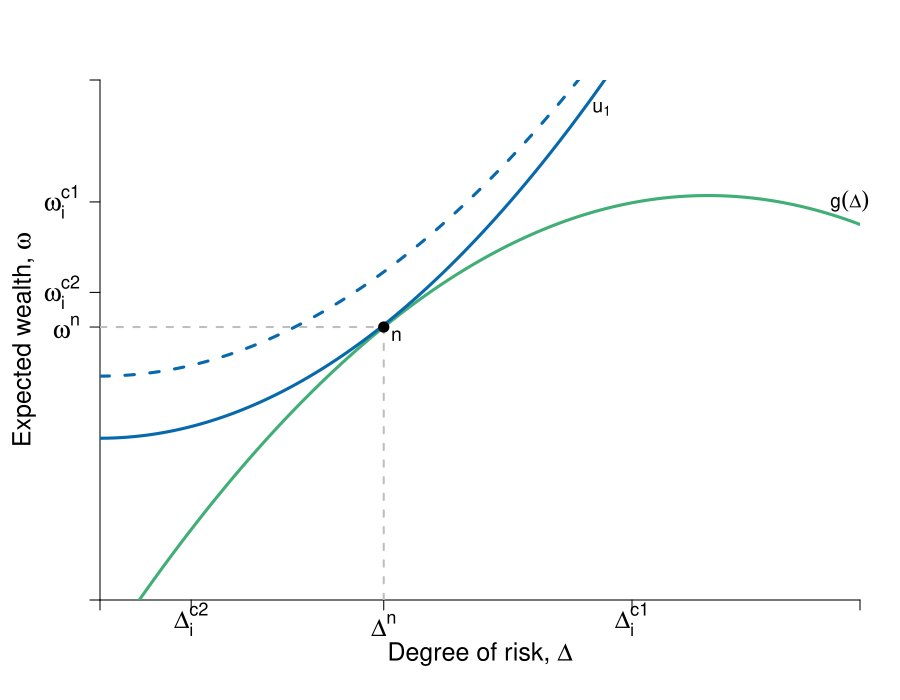

The script that saved this image:
#Graph Designer: Simon Halliday & Madeleine Wettach '20
#Authors: Bowles, Foley and Halliday
#Title: Microeconomics: Competition, Conflict and Coordination

require(shape)
library(pBrackets)
pdf(file = "risk/step_by_step_graphs_4/risk_return_insurance_a_step2.pdf", width = 9, height = 7)

#Set parameters for graphics
axislabelsize <- 1.5
labelsize <- 1.2
graphlinewidth <- 3
segmentlinewidth <- 2
a <- c(2, 4, 6)


COL <- c("#7fc97f", "#beaed4", "#fdc086", "#ffff99", "#386cb0", "#f0027f", "#bf5b17", "#666666")
COLA <- c("#e0f3db", "#99d8c9","#66c2a4","#41ae76", "#238b45", "#005824")
COLB <- c("#c6dbef", "#4eb3d3", "#2b8cbe", "#0868ac","#084081")
COLC <- c("#fcfbfd", "#efedf5", "#dadaeb", "#bcbddc", "#9e9ac8", "#807dba", "#6a51a3", "#54278f", "#3f007d")

par(mar =  c(5, 5, 4, 2))
xlims <- c(0, 15)
ylims <- c(0, 18)

riskreturn <- function(g, int1 = 14, int2 = 4, coeff = 1/3){
  int1 - (int2 - (coeff)*g)^2
}

uA <- function(omega, g, slope = 0.5){
  omega + omega*g  - slope*g^2
}

indiffA <- function(g, intercept = 3, slope = 0.125){
  intercept  + slope*g^2
}

insurance <- function(g, intercept = 10, slope = 0.36){
  intercept  + slope*g
}

#Plot command 
plot(0, 0, xlim = xlims, ylim = ylims, 
     type = "n",
     xlab = expression(paste("")),
     ylab = expression(paste("")), 
     axes = FALSE,
     cex.lab = axislabelsize, 
     bty = "n", 
     xaxs="i", 
     yaxs="i"
)


#Customize ticks and labels for the plot
ticksy <- c(0,  riskreturn(g = 5.6), insurance(g = 1.8), insurance(g = 10.5), ylims[2])
ylabels <- c(NA, expression(paste(omega^n)), expression(paste(omega[i]^{c2})), expression(paste(omega[i]^{c1})), NA)
ticksx <- c(0, 1.8, 5.6, 10.5, xlims[2])
xlabels <- c(NA, expression(paste(Delta[i]^{c2})), expression(paste(Delta^n)), expression(paste(Delta[i]^{c1})), NA)

axis(1, at = ticksx, pos = 0, labels = xlabels, cex.axis = axislabelsize)
axis(2, at = ticksy, pos = 0, labels = ylabels, las = 1, cex.axis = axislabelsize)
mtext(expression(paste("Degree of risk, ", Delta)), side=1, line = 2.5, cex = axislabelsize)
text(xlims[1] - 1.5, ylims[2] - 0.5*(ylims[2] - ylims[1]), expression(paste("Expected wealth, ", omega)), xpd = TRUE, cex = axislabelsize, srt = 90) 


npts <- 500 
xx1 <- seq(xlims[1], xlims[2], length.out = npts)
lines(xx1, riskreturn(xx1, int1 = 14, int2 = 4, coeff = 1/3), col = COLA[4], lwd = graphlinewidth, lty = 1)

#lines(xx1, insurance(xx1, intercept = 7.4), col = COL[3], lwd = segmentlinewidth, lty = 2)
lines(xx1, indiffA(xx1, intercept = 5.6), col = COLB[4], lwd = graphlinewidth, lty = 1)
lines(xx1, indiffA(xx1, intercept = 7.75, slope = 0.115), col = COLB[4], lwd = graphlinewidth, lty = 2)
#lines(xx1, indiffA(xx1, intercept = 10.35, slope = 0.1), col = COLB[4], lwd = graphlinewidth, lty = 1)




#Add points a, b, c and c
segments(5.6, 0, 5.6, riskreturn(g = 5.6), lty = 2, col = "gray", lwd = segmentlinewidth)
segments(0, riskreturn(g = 5.6), 5.6, riskreturn(g = 5.6), lty = 2, col = "gray", lwd = segmentlinewidth)
points(5.6, riskreturn(g = 5.6), pch = 16, col = "black", cex = 1.5)
text(5.6 + 0.25, riskreturn(g = 5.6) - 0.3, expression(n), cex = labelsize)



#brackets(x1 = 10.7, y1 = riskreturn(10.5)  - 0.1, 
#         x2 = 10.7, y2 = insurance(1.8),  
#         ticks = 0.5, curvature = 0.5, type = 1, h = 0.5,
#         col = "black", lwd = 1, lty = 1, xpd = TRUE)
#text(11.7, 12.1, expression(paste(p%.%i == phantom())), xpd = TRUE, cex = labelsize)
#text(13, 12.3, expression(paste("insurance")), xpd = TRUE, cex = labelsize)
#text(13, 11.7, expression(paste("premium")), xpd = TRUE, cex = labelsize)

#Arrows(5.8, 3, 10.2, 3, 
#       col = "black", lty = 2, lwd = 2, arr.type = "triangle", 
#       arr.lwd = 0.5, code = 2)
#text(8.05, 4, expression(paste("Increased risk-taking")), xpd = TRUE)
#text(8.05, 3.5, expression(paste("due to insurance")), xpd = TRUE)


#Arrows(10.4, 2, 2, 2, 
#       col = "black", lty = 1, lwd = 2, arr.type = "triangle", 
#       arr.lwd = 0.5, code = 2)
#text(3.75, 1.55, expression(paste("Decreased")), xpd = TRUE)
#text(3.75, 1, expression(paste("risk exposure")), xpd = TRUE)
#text(3.75, 0.5, expression(paste("due to insurance, i")), xpd = TRUE)


#text(14, 16.2, expression(paste("insurance")), xpd = TRUE)
#text(14, 15.6, expression(paste("contract")), xpd = TRUE)


#Label risk return schedule
text(14.8, 13.8, expression(paste(g(Delta))), cex = labelsize, xpd = TRUE)


#Label value functions
text(9.9, 17, expression(u[1]), cex = labelsize)



#Frame for comment
#segments(1.4, 17.7, 4.6, 17.7, lty = 1, col = "black", lwd = segmentlinewidth)
#segments(1.4, 17.7, 1.4, 14.5, lty = 1, col = "black", lwd = segmentlinewidth)
#segments(4.6, 14.5, 4.6, 17.7, lty = 1, col = "black", lwd = segmentlinewidth)
#segments(1.4, 14.5, 4.6, 14.5, lty = 1, col = "black", lwd = segmentlinewidth)


#text(3, 17.3, expression(paste("Insurance increases")), xpd = TRUE)
#text(3, 16.7, expression(paste("risk-taking,")), xpd = TRUE)
#text(3, 16.1, expression(paste("reduces risk")), xpd = TRUE)
#text(3, 15.5, expression(paste("exposure and ")), xpd = TRUE)
#text(3, 14.9, expression(paste("maximizes utility ")), xpd = TRUE)


dev.off()
